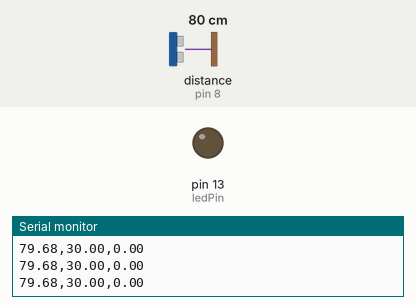
The sketch below on a simulated Arduino Uno, built with avr-gcc and run on an emulated ATmega328P. Parts: output pins drawn as LEDs (lit = HIGH), the last lines printed to the serial monitor. Wiring (inferred from the names in the program): ultrasonic range finder: trigger pin 7; echo pin 8. The inputs (shaded band) are chosen by the test bench; at power-on: distance to the obstacle (sensor on pin 8) 80 cm. The echo pulse lasts 58.3 µs per cm; pins used as bus, display or sensor lines are not drawn.

Above: at 1.2 s.
1.3 s: distance to the obstacle (sensor on pin 8) set to 34 cm
2.8 s: distance to the obstacle (sensor on pin 8) set to 28 cm
At 4.0 s:
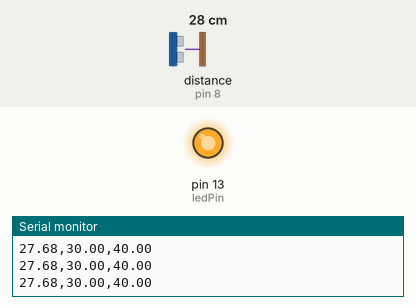
4.3 s: distance to the obstacle (sensor on pin 8) set to 35 cm
At 5.5 s:
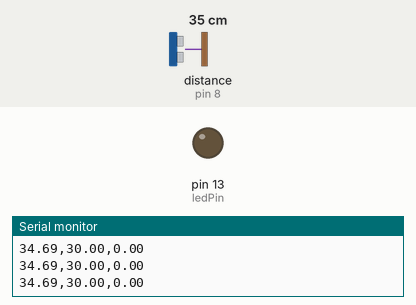
5.8 s: distance to the obstacle (sensor on pin 8) set to 2 cm
At 6.4 s:
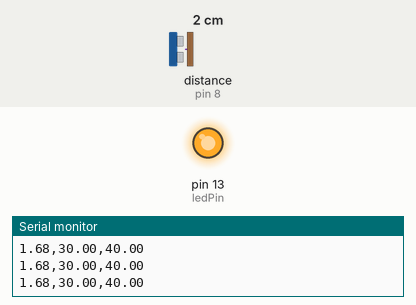
Timing chart, 0 to 8.3 s (numbered marks = the images above; inputs shaded):
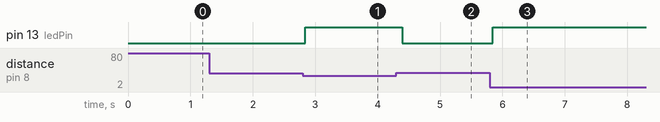

Measured:
- the behaviour switches between 31 and 30 cm on distance to the obstacle (sensor on pin 8) (found by bisection; images 0 and 1)
- after the input at 2.8 s, pin 13 (ledPin): LOW → HIGH at once
- after the input at 4.3 s, pin 13 (ledPin): HIGH → LOW after 0.09 s
- after the input at 5.8 s, pin 13 (ledPin): LOW → HIGH at once

The sketch:

sr_04_basic.ino
```cpp
/*
 * HC-SR04 Basic Threshold Detection (NO FILTERING)
 *
 * Demonstrates THE PROBLEM that filtering solves!
 *
 * This sketch uses a single threshold with no hysteresis or filtering.
 * When an object is near the threshold distance, the LED will flicker
 * rapidly due to sensor noise and small movements.
 *
 * PROBLEM DEMONSTRATION:
 * - Move your hand slowly around 30cm from the sensor
 * - Watch the LED flicker/flutter rapidly
 * - This happens because raw sensor readings are noisy
 * - Small variations around the threshold cause rapid on/off switching
 *
 * SOLUTION: Use hysteresis or filtering (see other examples)
 *
 * Compare this to sr_04_Hysteresis_LED.ino to see the improvement!
 */

const int trigPin = 7;
const int echoPin = 8;
const int ledPin = LED_BUILTIN;  // Built-in LED (usually pin 13)

float duration, distance;

// Single threshold - this is the problem!
const float THRESHOLD = 30.0;  // LED turns ON when closer than 30cm

void setup() {
  pinMode(trigPin, OUTPUT);
  pinMode(echoPin, INPUT);
  pinMode(ledPin, OUTPUT);
  Serial.begin(115200);

  // Print header for Serial Plotter
  Serial.println("Distance,Threshold,LED_State");

  // Start with LED OFF
  digitalWrite(ledPin, LOW);
}

void loop() {
  // Trigger the ultrasonic sensor
  digitalWrite(trigPin, LOW);
  delayMicroseconds(2);
  digitalWrite(trigPin, HIGH);
  delayMicroseconds(10);
  digitalWrite(trigPin, LOW);

  // Read the echo duration
  duration = pulseIn(echoPin, HIGH);
  distance = (duration * 0.0343) / 2;

  // Simple threshold detection - NO HYSTERESIS
  // This causes rapid switching when near the threshold!
  bool in_range;
  if (distance < THRESHOLD) {
    digitalWrite(ledPin, HIGH);  // Object is close - LED ON
    in_range = true;
  } else {
    digitalWrite(ledPin, LOW);   // Object is far - LED OFF
    in_range = false;
  }

  // Convert LED state to plotter value
  float led_state = in_range ? 40.0 : 0.0;

  // Output for Serial Plotter
  Serial.print(distance);
  Serial.print(",");
  Serial.print(THRESHOLD);
  Serial.print(",");
  Serial.println(led_state);

  delay(100);  // 10 Hz sampling rate
}

/*
 * THE PROBLEM THIS DEMONSTRATES:
 *
 * Scenario: Hand positioned at exactly 30cm from sensor
 *
 * Sample readings (typical sensor noise):
 * Reading 1: 29.8 cm → LED ON  ✓
 * Reading 2: 30.2 cm → LED OFF ✗
 * Reading 3: 29.9 cm → LED ON  ✓
 * Reading 4: 30.1 cm → LED OFF ✗
 * Reading 5: 29.7 cm → LED ON  ✓
 * Reading 6: 30.3 cm → LED OFF ✗
 *
 * Result: LED flickers rapidly! 😵
 *
 * WHY THIS HAPPENS:
 *
 * 1. SENSOR NOISE:
 *    - Ultrasonic sensors have ~±1cm accuracy
 *    - Electrical noise adds random variations
 *    - Temperature/humidity affect readings
 *
 * 2. ENVIRONMENTAL FACTORS:
 *    - Hand isn't perfectly still (micro-movements)
 *    - Air currents affect ultrasonic waves
 *    - Surface angle affects reflections
 *
 * 3. DIGITAL QUANTIZATION:
 *    - pulseIn() has finite resolution
 *    - Timing variations at microsecond level
 *    - Rounding in distance calculation
 *
 * REAL-WORLD ANALOGY:
 *
 * Imagine a room thermostat with a single threshold at 20°C:
 * - 19.9°C → Heater turns ON
 * - 20.1°C → Heater turns OFF
 * - 19.9°C → Heater turns ON
 * - 20.1°C → Heater turns OFF
 *
 * The heater would cycle on/off constantly, wearing it out!
 *
 * SERIAL PLOTTER VIEW:
 *
 * You'll see three lines:
 * - Blue: Raw distance (noisy, fluctuating)
 * - Red: Threshold line (constant at 30cm)
 * - Green: LED state (flickering between 0 and 40)
 *
 * Notice how the LED state line rapidly jumps up and down
 * when the distance hovers near the threshold!
 *
 * EXPERIMENT:
 *
 * 1. Position hand at ~30cm from sensor
 * 2. Hold as still as possible
 * 3. Watch the LED flicker rapidly
 * 4. Watch Serial Plotter - LED state jumps up/down
 * 5. Now try the hysteresis example for comparison
 *
 * With hysteresis (sr_04_Hysteresis_LED.ino):
 * - Two thresholds: 20cm and 40cm
 * - LED stays stable in the 20-40cm "dead zone"
 * - No flickering!
 *
 * SOLUTIONS TO THIS PROBLEM:
 *
 * 1. HYSTERESIS (best for binary state):
 *    - Use two thresholds (low and high)
 *    - Creates a "dead zone" between them
 *    - State only changes when crossing thresholds
 *    → See: sr_04_Hysteresis_LED.ino
 *
 * 2. MEDIAN FILTER (removes spikes):
 *    - Takes middle value of recent samples
 *    - Eliminates single outlier readings
 *    → See: sr_04_median.ino
 *
 * 3. MOVING AVERAGE (smooths signal):
 *    - Averages multiple recent samples
 *    - Reduces random noise
 *    → See: sr_04_moving_average.ino
 *
 * 4. LOW-PASS FILTER (frequency-based):
 *    - Blocks high-frequency noise
 *    - Preserves slow movements
 *    → See: sr_04_low_pass.ino
 *
 * 5. DEBOUNCING (count-based):
 *    - Require N consecutive readings before changing state
 *    - Simple software solution
 *
 * KEY LESSON:
 *
 * Raw sensor data is rarely suitable for direct control!
 * Always apply appropriate filtering or hysteresis to:
 * - Reduce noise
 * - Prevent rapid switching
 * - Improve system stability
 * - Extend actuator lifetime (relays, motors, etc.)
 *
 * This sketch intentionally demonstrates BAD practice
 * to highlight why filtering is essential!
 *
 * NEXT STEPS:
 *
 * 1. Run this sketch and observe the flickering
 * 2. Try sr_04_Hysteresis_LED.ino - see stable LED
 * 3. Compare Serial Plotter outputs
 * 4. Experiment with different filter types
 *
 * Remember: Good signal processing is invisible!
 * When done right, the system "just works" smoothly.
 */
```
